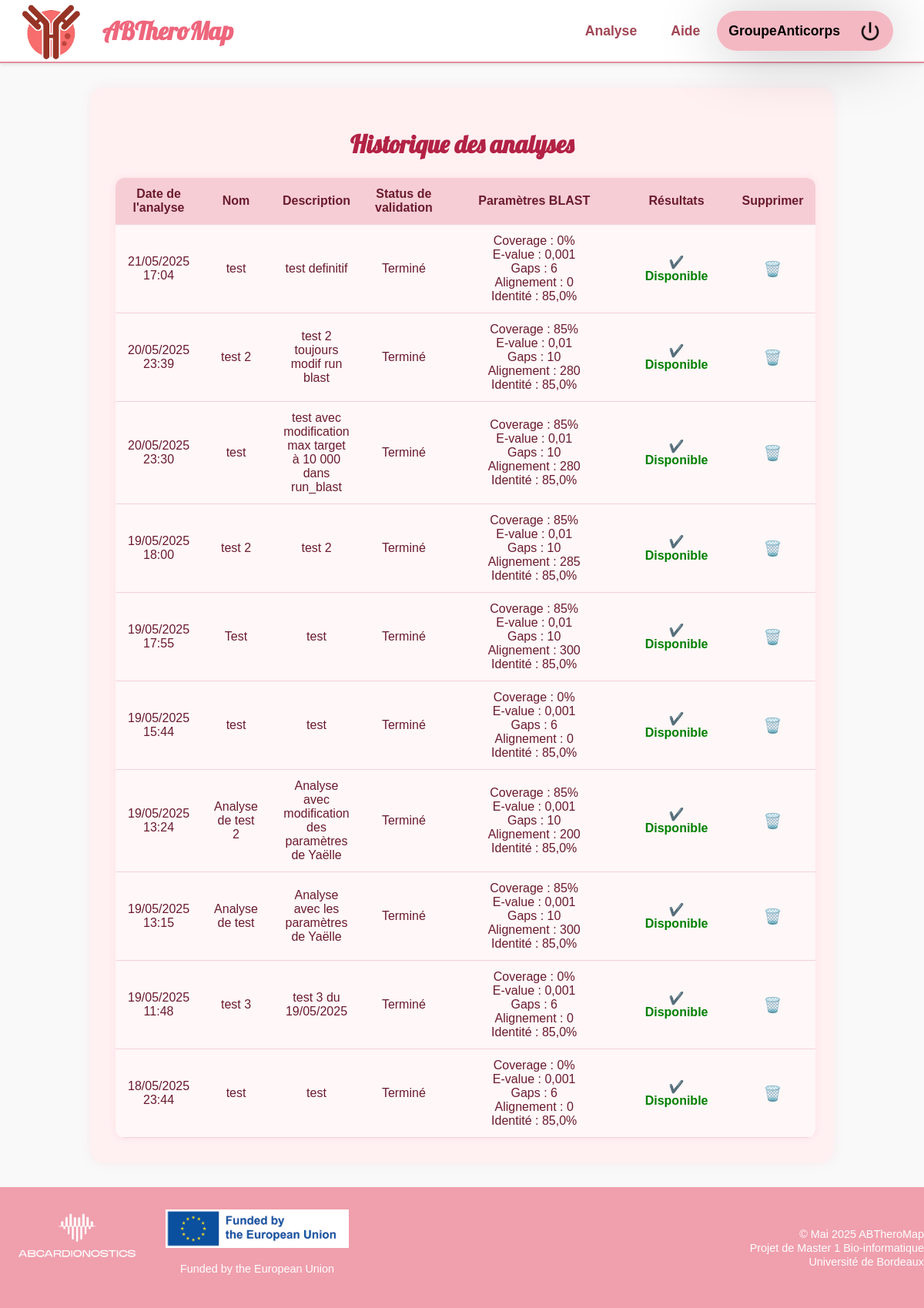
Page /accounts/historique/ (signed in) on the committed database.
### analyse/models.py (models this page shows)
class Analysis(models.Model):
    user = models.ForeignKey(User, on_delete=models.CASCADE, related_name="analyses")
    name = models.CharField(max_length=200)
    description = models.TextField()
    coverage = models.IntegerField()
    e_value = models.FloatField()
    gaps = models.IntegerField()
    alignment_length = models.IntegerField()
    perc_identity = models.FloatField()
    seq_file = models.FileField(upload_to='files/Sanger')
    ngs_file = models.FileField(upload_to='files/NGS')
    start_time = models.DateTimeField(auto_now_add=True)
    is_processing = models.BooleanField(default=True)
    result = models.TextField(blank=True)

### accounts/views.py (the view)
def historique_user(request):
    analyses = Analysis.objects.filter(user=request.user).order_by('-start_time')
    return render(request, 'accounts/historique.html', {'analyses': analyses})

### accounts/templates/accounts/historique.html (shortened to what this page needs)
{% extends 'base.html' %}
{% load static %}
{% load tz %}
{% block extra_css %}
<link rel="stylesheet" href="{% static 'css/accounts/styleHistorique.css' %}">
{% endblock %}
{% block content %}
<div class="history-container">
  <h1 class="form-title">Historique des analyses</h1>
  <div class="table-container">
    <table class="history-table">
      <thead>
        <tr>
          <th>Date de l'analyse</th>
          <th>Nom</th>
          <th>Description</th>
          <th>Status de validation</th>
          <th>Paramètres BLAST</th>
          <th>Résultats</th>
          <th>Supprimer</th>
        </tr>
      </thead>
      <tbody>
        {% for analyse in analyses %}
          <tr>
            <td>{{ analyse.start_time|timezone:"Europe/Paris"|date:"d/m/Y H:i" }}</td>
            <td>{{ analyse.name }}</td>
            <td>{{ analyse.description }}</td>
            <td>
              {% if analyse.is_processing %}
                En cours...
              {% else %}
                Terminé
              {% endif %}
            </td>
            <td class="blast-params">
              Coverage : {{ analyse.coverage }}%<br>
              E-value : {{ analyse.e_value }}<br>
              Gaps : {{ analyse.gaps }}<br>
              Alignement : {{ analyse.alignment_length }}<br>
              Identité : {{ analyse.perc_identity }}%
            </td>
            <td class="result-cell">
              {% if not analyse.is_processing %}
                <a href="{% url 'resultats_analyse' analyse.id %}" class="status-link">
                  ✔️ Disponible
                </a>
              {% else %}
                <span class="status-text">En cours...</span>
              {% endif %}
            </td>
            <td>
              <form method="post" action="{% url 'supprimer_analyse' analyse.id %}" onsubmit="return confirm('Êtes-vous sûr de vouloir supprimer cette analyse ?');">
                <button type="submit" class="delete-button">🗑️</button>
              </form>
            </td>
          </tr>
        {% empty %}
          <tr>
            <td colspan="6">Aucune analyse trouvée.</td>
          </tr>
        {% endfor %}
      </tbody>
    </table>
  </div>
</div>
{% endblock %}

### ABTheroMap/templates/base.html (shortened to what this page needs)
{% load static %}
<!DOCTYPE html>
<html lang="fr">
<head>
    <link rel="stylesheet" href="{% static 'css/ABTheroMap/styleBase.css' %}">
    {% block extra_css %}{% endblock %}
</head>
<body>
    <header>
        <div class="header-left">
            <a href="{% url 'index' %}" class="logo-link">
                <img src="{% static 'images/ABTheroMap/logo-ABTheroMap.png' %}" alt="ABTheroMap Logo" class="logo">
                <h1>ABTheroMap</h1>
            </a>
        </div>
        <nav>
            <ul>
                <li><a href="{% url 'analyse-index' %}">Analyse</a></li>
                <li><a href="{% url 'aide-index' %}">Aide</a></li>
                {% if user.is_authenticated %}
                <div class="user-info">
                    <a href="{% url 'accounts-index' %}" class="username">{{ user.username }}</a>
                    <a href="{% url 'accounts-confirmation' %}">
                        <img src="{% static 'images/ABTheroMap/se-deconnecter.png' %}" alt="Icone de deconnexion" class="user-logo">
                    </a>
                </div>
                {% else %}
                    <li><a href="{% url 'accounts-index' %}">Connexion</a></li>
                {% endif %}
            </ul>
        </nav>
    </header>
    <main>
        {% block content %}
        {% endblock %}
    </main>
    <footer>
        <div class="footer-container">
            <div class="footer-logo1">
                <img src="{% static 'images/ABTheroMap/logo-ABCardionostics2.png' %}" alt="AB Cardio Logo" class="logo-cardio">
            </div>
            <div class="footer-logo2">
                <img src="{% static 'images/ABTheroMap/logo-UE.jpg' %}" alt="Funded by the European Union" class="logo-eu">
                <p>Funded by the European Union</p>
            </div>
            <div class="footer-text">
                <p>&copy; Mai 2025 ABTheroMap</p>
                <p>Projet de Master 1 Bio-informatique</p>
                <p>Université de Bordeaux</p>
            </div>
        </div>
    </footer>
</body>
</html>

### ABTheroMap/static/css/ABTheroMap/styleBase.css (style rules this page uses)
body { font-family: 'Arial', sans-serif; margin: 0; padding: 0; background-color: #f9f9f9; color: black; background-size: cover; background-repeat: no-repeat; background-attachment: fixed; }
header { background-color: white; color: black; padding: 10px 20px ; border-bottom: 2px solid #e28d9d; display: flex; justify-content: space-between; align-items: center; height: 60px; box-shadow: 0 2px 5px rgba(0, 0, 0, 0.1); position: sticky; top: 0; z-index: 100; }
.logo { max-height: 90px; margin-right: 20px; vertical-align: middle; }
.user-logo { width: 30px; height: 30px; border-radius: 50%; object-fit: cover; vertical-align: middle; }
.logo-link { display: flex; align-items: center; text-decoration: none; color: inherit; }
.logo-link h1 { margin: 0; }
.header-left { display: flex; align-items: center; }
h1 { color: #ee667c; font-family: 'Lobster', cursive !important; font-size: 2em; }
nav ul { list-style: none; padding: 0; margin-right: 20px; display: flex; align-items: center; }
nav ul li { display: inline-block; margin: 0 10px; }
nav a { text-decoration: none; color: #a14554; font-weight: bold; padding: 8px 12px; border-radius: 20px; transition: transform 0.3s, background-color 0.3s; position: relative; overflow: hidden; font-size: 1.1em; }
.user-info { display: flex; align-items: center; gap: 0px; padding: 3px 3px; background-color: #f09fadbb; border-radius: 50px; box-shadow: 0 4px 80px rgba(0, 0, 0, 0.25); }
.user-info .username { color: black; font-weight: bold; text-decoration: none; }
.user-info a { display: flex; align-items: center; }
footer { background-color: #f09fad; color: white; padding-top: 5px; padding-bottom: 5px; font-size: 0.9em; }
.footer-container { max-width: 1200px; display: flex; flex-wrap: wrap; justify-content: space-between; align-items: center; gap: 15px; }
.footer-logo1, .footer-logo2 { display: flex; flex-direction: column; align-items: center; min-width: 50px; }
.footer-logo1 img { width: 200px; margin-bottom: 0px; object-fit: contain; }
.footer-logo2 img { max-height: 50px; margin-bottom: 5px; object-fit: contain; }
.footer-text { flex: 1; text-align: right; min-width: 200px; }
.footer-text p { margin: 2px 0; }

### accounts/static/css/accounts/styleHistorique.css (style rules this page uses)
.history-container { max-width: 900px; margin: 2rem auto; background-color: #fff0f2; padding: 2rem; border-radius: 16px; box-shadow: 0 0 15px rgba(233, 93, 123, 0.1); }
.form-title { text-align: center; color: #b22245; margin-bottom: 1.5rem; font-size: 2rem; }
.history-table { width: 100%; border-collapse: collapse; background-color: #fff7f8; border-radius: 12px; overflow: hidden; box-shadow: 0 0 10px rgba(233, 93, 123, 0.1); }
.history-table th, .history-table td { padding: 0.75rem 1rem; text-align: center; border-bottom: 1px solid #f3d1d8; color: #6a1b2d; }
.history-table th { background-color: #f7cdd5; font-weight: bold; }
.history-table td:nth-child(5), .history-table th:nth-child(5) { width: 220px; min-width: 200px; max-width: 300px; white-space: normal; word-break: break-word; }
.result-cell { text-align: center; }
.status-link { display: inline-flex; align-items: center; color: green; gap: 6px; padding: 6px 12px; border-radius: 8px; font-weight: bold; text-decoration: none; transition: background-color 0.2s ease-in-out; }
.delete-button { background: none; border: none; color: red; cursor: pointer; font-size: 1.2em; }

### rows in the picture
Analysis: start_time "21/05/2025 17:04", name "test", description "test definitif", is_processing "Terminé", coverage "0", e_value "0,001", gaps "6", alignment_length "0", perc_identity "85,0"
Analysis: start_time "20/05/2025 23:39", name "test 2", description "test 2 toujours modif run blast", is_processing "Terminé", coverage "85", e_value "0,01", gaps "10", alignment_length "280", perc_identity "85,0"
Analysis: start_time "20/05/2025 23:30", name "test", description "test avec modification max target à 10 000 dans run_blast", is_processing "Terminé", coverage "85", e_value "0,01", gaps "10", alignment_length "280", perc_identity "85,0"
Analysis: start_time "19/05/2025 18:00", name "test 2", description "test 2", is_processing "Terminé", coverage "85", e_value "0,01", gaps "10", alignment_length "285", perc_identity "85,0"
Analysis: start_time "19/05/2025 17:55", name "Test", description "test", is_processing "Terminé", coverage "85", e_value "0,01", gaps "10", alignment_length "300", perc_identity "85,0"
Analysis: start_time "19/05/2025 15:44", name "test", description "test", is_processing "Terminé", coverage "0", e_value "0,001", gaps "6", alignment_length "0", perc_identity "85,0"
Analysis: start_time "19/05/2025 13:24", name "Analyse de test 2", description "Analyse avec modification des paramètres de Yaëlle", is_processing "Terminé", coverage "85", e_value "0,001", gaps "10", alignment_length "200", perc_identity "85,0"
Analysis: start_time "19/05/2025 13:15", name "Analyse de test", description "Analyse avec les paramètres de Yaëlle", is_processing "Terminé", coverage "85", e_value "0,001", gaps "10", alignment_length "300", perc_identity "85,0"
Analysis: start_time "19/05/2025 11:48", name "test 3", description "test 3 du 19/05/2025", is_processing "Terminé", coverage "0", e_value "0,001", gaps "6", alignment_length "0", perc_identity "85,0"
Analysis: start_time "18/05/2025 23:44", name "test", description "test", is_processing "Terminé", coverage "0", e_value "0,001", gaps "6", alignment_length "0", perc_identity "85,0"

### other values in the picture
{{ user.username }} "GroupeAnticorps"
